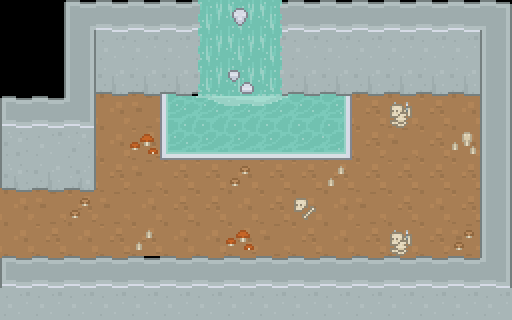

Below is a game level as drawn by its tile map, then a one-line description and the .tmx that defines it (tile-layer data replaced by summaries):
An orthogonal 16x10 tile map with 32x32 px tiles, 3 tile layers (Ground, GroundOverlay, TreeAndShit).

<map version="1.0" orientation="orthogonal" renderorder="right-down" width="16" height="10" tilewidth="32" tileheight="32" nextobjectid="58">
 <tileset firstgid="1" name="roguelikeDungeon_transparent2x" tilewidth="32" tileheight="32" spacing="2" margin="2" tilecount="522">
  <image source="roguelikeDungeon_transparent2x.png" width="988" height="614" />
 </tileset>
 <layer name="Ground" width="16" height="10">
  <data>[160 cells, 128 non-empty, 15 distinct tile ids]</data>
 </layer>
 <layer name="GroundOverlay" width="16" height="10">
  <data>[160 cells, 88 non-empty, 12 distinct tile ids]</data>
 </layer>
 <layer name="TreeAndShit" width="16" height="10">
  <data>[160 cells, 20 non-empty, 13 distinct tile ids]</data>
 </layer>
 <objectgroup name="Collision" />
 <objectgroup name="POE">
  <poe id="51" x="0" y="192" width="32" height="64" />
 </objectgroup>
</map>
